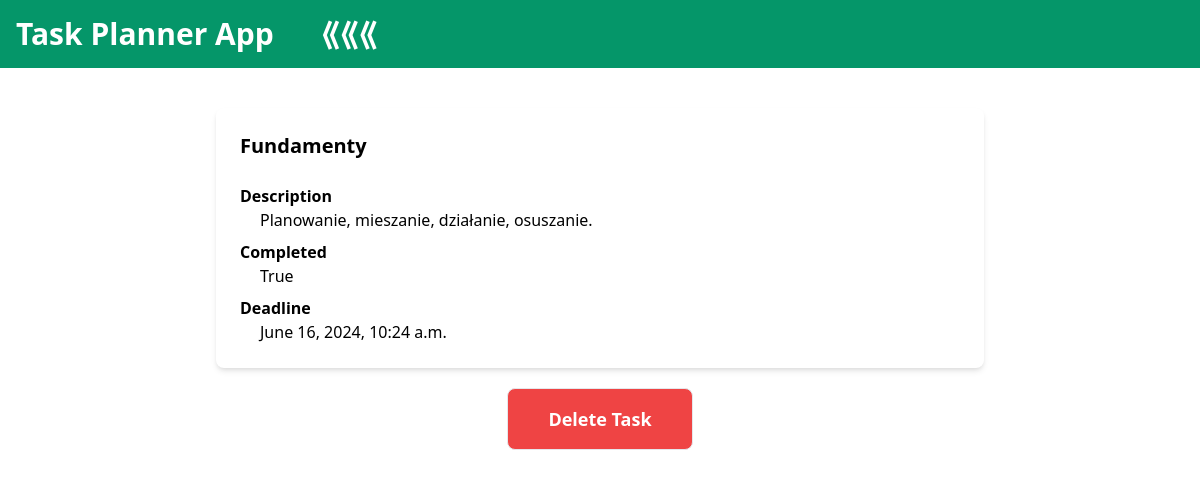
The page /2/3 on the database its author committed.
### tasks_app/models.py (models this page shows)
class TaskItem(models.Model):
    task_list   = models.ForeignKey(TaskList, on_delete=models.CASCADE)
    name        = models.CharField(max_length=100, blank=False)
    description = models.CharField(max_length=100)
    complete    = models.BooleanField(default=False)
    due_date    = models.DateTimeField()

### tasks_app/views.py (the view)
# urls.py: path('<int:id>/<int:id_2>', views.task_details, name="task_details"),
def task_details(request,id,id_2):
    task_list = TaskList.objects.get(id=id)
    task = TaskItem.objects.get(id=id_2)
    return render(request, 'task_details.html', {"task":task})

### templates/task_details.html
{% extends "base.html" %}
{% block content %}
<div class="text-left max-w-3xl mx-auto bg-white p-6 rounded-lg shadow-md flex flex-col">
    <div class="mb-4 text-xl font-semibold">{{task.name}}</div>
    <label class="mt-2 font-semibold">Description</label>
    <div class="ml-5">{{ task.description }}</div>
    <label class="mt-2 font-semibold">Completed</label>
    <div class="ml-5">{{ task.complete}}</div>
    <label class="mt-2 font-semibold">Deadline</label>
    <div class="ml-5">{{task.due_date}}</div>
</div>
<button class="bg-red-500 mx-auto text-lg text-white font-semibold mt-5 p-4 px-10 border rounded-lg transition-transform transform hover:bg-red-700">
    <a href='./{{task.id}}/delete_task'>Delete Task</a>
</button>
{% endblock %}

### rows shown on the page
TaskItem: name "Fundamenty", description "Planowanie, mieszanie, działanie, osuszanie.", complete "True", due_date "June 16, 2024, 10:24 a.m."
